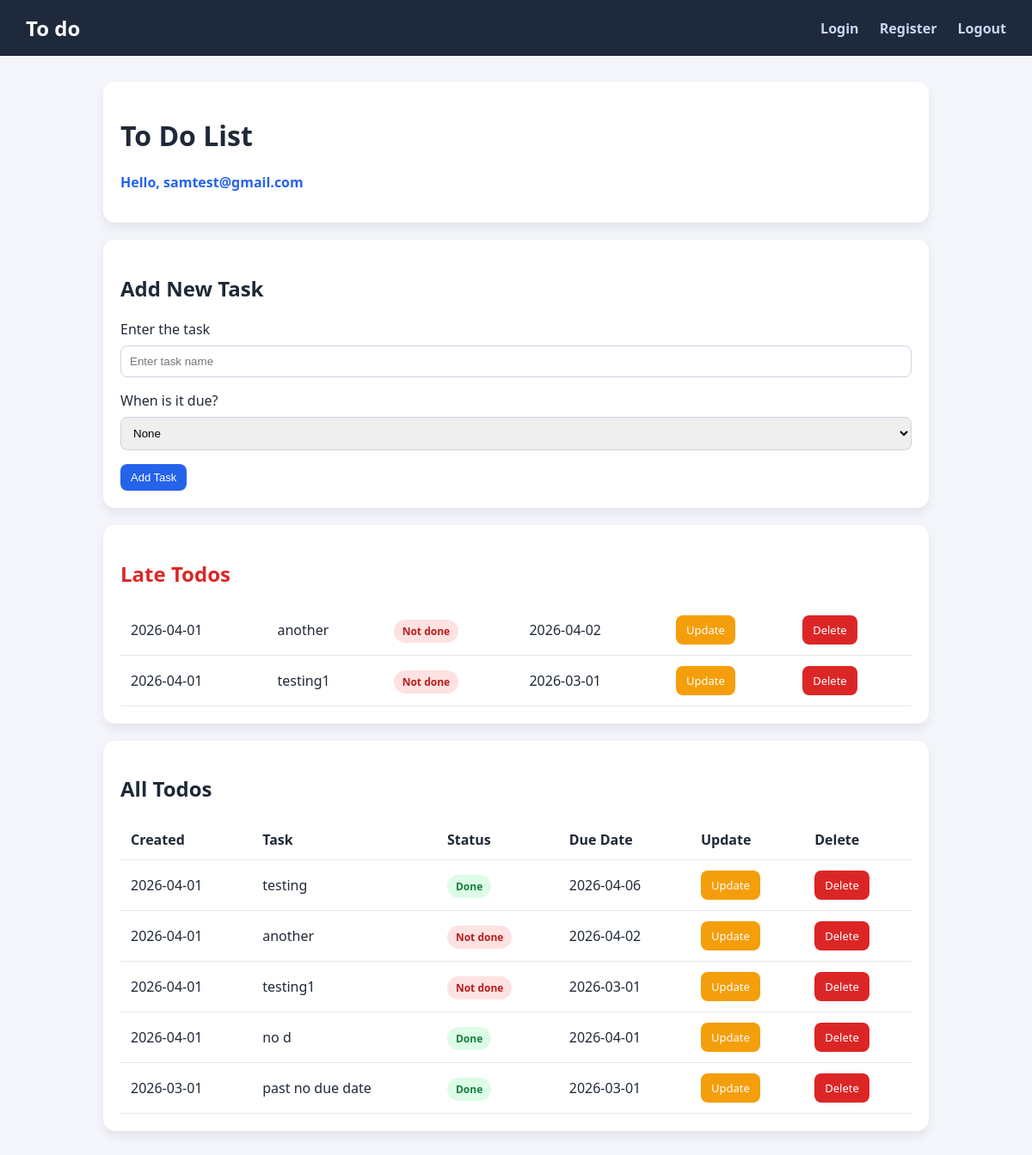
/ (signed in), run on the app's committed database.
### database/models.py (models this page shows)
class Todo(db.Model):
    task_id = db.Column(db.Integer, primary_key=True)
    name = db.Column(db.String(100))
    done = db.Column(db.Boolean)
    created = db.Column(db.String)
    dueDate = db.Column(db.String)
    userId = db.Column(db.Integer, db.ForeignKey('users.userId'), nullable=False)

### app.py (the view)
@app.route('/')
def home():
    if session:
        todo_list=getUserTodos(session['userId'])
        lateTodos=getLateList(todo_list)
        user = session['user']
    else:
        todo_list = None
        user = None
        lateTodos = None
    return rt('base.html',todo_list=todo_list, user=user, lateTodos=lateTodos)

### database/Utils.py (called while the page is built)
def connectDB():
    try:
        conn = sqlite3.connect('./instance/db.sqlite')
        return conn
    except sqlite3.Error as e:
        print(f"Error connecting to the database {e}")
        return None

def getUserTodos(userId):
    try:
        conn = connectDB()
        if not conn:
            return False
        cursor = conn.cursor()
        query = "SELECT * FROM todo WHERE userId = ?"
        cursor.execute(query,(userId,))
        result = cursor.fetchall()
        if result:
            return result
        return result
    except sqlite3.Error as e:
        print(f"Database Error {e}")
        return False
    finally:
        if conn:
            conn.close()

def getLateList(todos):
    lateList = []
    if len(todos) > 0:
        for todo in todos:
            dueDate = todo[5].split('-')
            if (date(int(dueDate[0]),int(dueDate[1]),int(dueDate[2])) < date.today()) and (todo[4] != todo[5]) and not todo[2]:
                lateList.append(todo)
    return lateList

### templates/base.html (shortened to what this page needs)
<!DOCTYPE html>
<html lang="en">
<head>
    <link rel="stylesheet" href="{{ url_for('static', filename='style.css') }}">
</head>
<body>
    <nav class="navbar">
        <h2 class="logo">To do</h2>
        <div class="nav-right">
            <a href="{{ url_for('login') }}">Login</a>
            <a href="{{ url_for('register') }}">Register</a>
            <a href="{{ url_for('logout') }}">Logout</a>
        </div>
    </nav>
    <div class="container">
        <div class="card">
            <h1>To Do List</h1>
            {% if user %}
                <p class="welcome">Hello, {{ user }}</p>
            {% endif %}
        </div>
        {% if user %}
        <div class="card">
            <h2>Add New Task</h2>
            <form action="/add" method="post">
                <label for="name">Enter the task</label>
                <input type="text" id="name" name="name" placeholder="Enter task name">
                <label for="dueDate">When is it due?</label>
                <select name="dueDate" id="dueDate">
                    <option value="0">None</option>
                </select>
                <button class="button1" type="submit">Add Task</button>
            </form>
        </div>
        {% endif %}
        {% if lateTodos %}
        <div class="card">
            <h2 style="color: #dc2626;">Late Todos</h2>
            <table>
                <tbody>
                    {% for todo in lateTodos %}
                    <tr>
                        <td>{{ todo[4] }}</td>
                        <td>{{ todo[1] }}</td>
                        <td>
                            {% if todo[2] == False %}
                                <span class="label pending">Not done</span>
                            {% else %}
                                <span class="label done">Done</span>
                            {% endif %}
                        </td>
                        <td>{{ todo[5] }}</td>
                        <td><a href="/update/{{ todo[0] }}" class="button2">Update</a></td>
                        <td><a href="/delete/{{ todo[0] }}" class="button3">Delete</a></td>
                    </tr>
                    {% endfor %}
                </tbody>
            </table>
        </div>
        {% endif %}
        {% if todo_list %}
        <div class="card">
            <h2>All Todos</h2>
            <table>
                <thead>
                    <tr>
                        <td><strong>Created</strong></td>
                        <td><strong>Task</strong></td>
                        <td><strong>Status</strong></td>
                        <td><strong>Due Date</strong></td>
                        <td><strong>Update</strong></td>
                        <td><strong>Delete</strong></td>
                    </tr>
                </thead>
                <tbody>
                    {% for todo in todo_list %}
                    <tr>
                        <td>{{ todo[4] }}</td>
                        <td>{{ todo[1] }}</td>
                        <td>
                            {% if todo[2] == False %}
                                <span class="label pending">Not done</span>
                            {% else %}
                                <span class="label done">Done</span>
                            {% endif %}
                        </td>
                        <td>{{ todo[5] }}</td>
                        <td><a href="/update/{{ todo[0] }}" class="button2">Update</a></td>
                        <td><a href="/delete/{{ todo[0] }}" class="button3">Delete</a></td>
                    </tr>
                    {% endfor %}
                </tbody>
            </table>
        </div>
        {% endif %}
    </div>
</body>
</html>

### static/style.css (style rules this page uses)
* { box-sizing: border-box; }
body { margin: 0; font-family: 'Segoe UI', Arial, sans-serif; background: #f4f6fb; color: #1f2937; }
.navbar { background: #1e293b; color: white; padding: 16px 30px; display: flex; justify-content: space-between; align-items: center; }
.logo { margin: 0; }
.nav-right a { color: #cbd5f5; margin-left: 20px; text-decoration: none; font-weight: bold; }
.container { max-width: 1000px; margin: 30px auto; padding: 0 20px; }
.card { background: white; border-radius: 14px; padding: 20px; margin-bottom: 20px; box-shadow: 0 6px 14px rgba(0,0,0,0.08); }
.welcome { color: #2563eb; font-weight: bold; }
form { margin-top: 10px; }
input, select { padding: 10px; margin: 8px 0 16px 0; border-radius: 8px; border: 1px solid #cbd5e1; width: 100%; }
.button1, .button2, .button3 { padding: 8px 12px; border-radius: 8px; text-decoration: none; color: white; font-size: 13px; border: none; cursor: pointer; display: inline-block; }
.button1 { background: #2563eb; }
.button2 { background: #f59e0b; }
.button3 { background: #dc2626; }
table { width: 100%; border-collapse: collapse; margin-top: 10px; }
td { padding: 12px; border-bottom: 1px solid #e5e7eb; }
.label { padding: 5px 10px; border-radius: 999px; font-size: 12px; font-weight: bold; }
.pending { background: #fee2e2; color: #b91c1c; }
.done { background: #dcfce7; color: #15803d; }

### data on the page
Todo: created "2026-04-01", name "another", done "Not done", dueDate "2026-04-02"
Todo: created "2026-04-01", name "testing1", done "Not done", dueDate "2026-03-01"
Todo: created "2026-04-01", name "testing", done "Done", dueDate "2026-04-06"
Todo: created "2026-04-01", name "no d", done "Done", dueDate "2026-04-01"
Todo: created "2026-03-01", name "past no due date", done "Done", dueDate "2026-03-01"

### other printed values
{{ user }} "samtest@gmail.com"
